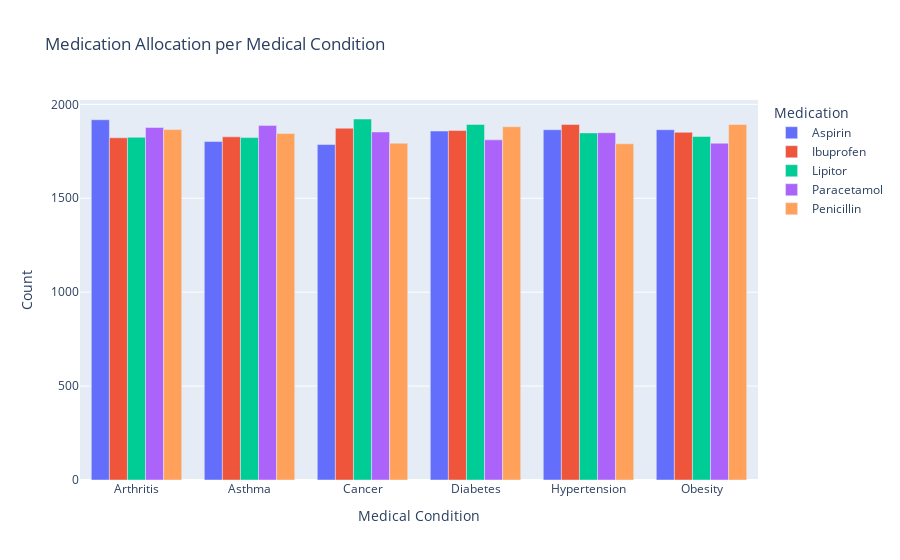

Notebook source saved alongside this figure:
### Markdown cell above
### how frequently is each medication given for each medical condition?

### Code cell
# how frequently is each medication given for each medical condition?

med_by_condition = df.groupby(["Medication", "Medical Condition"]).size().reset_index(name="Count")
# .groupby([group1_col, group2_col]) for multiple groupings 
# .size() = count for groups

# # plot
px.bar(med_by_condition, "Medical Condition", "Count", color="Medication", barmode='group',
       title = 'Medication Allocation per Medical Condition')

### Figure 1 — Plotly figure (JSON) as saved in the notebook; plotly's stock layout.template omitted (floating-point values rounded to 4 significant figures)
{"data": [{"alignmentgroup": "True", "hovertemplate": "Medication=Aspirin<br>Medical Condition=%{x}<br>Count=%{y}<extra></extra>", "legendgroup": "Aspirin", "marker": {"color": "#636efa", "pattern": {"shape": ""}}, "name": "Aspirin", "offsetgroup": "Aspirin", "orientation": "v", "showlegend": true, "textposition": "auto", "type": "bar", "x": ["Arthritis", "Asthma", "Cancer", "Diabetes", "Hypertension", "Obesity"], "xaxis": "x", "y": [1918, 1802, 1786, 1858, 1865, 1865], "yaxis": "y"}, {"alignmentgroup": "True", "hovertemplate": "Medication=Ibuprofen<br>Medical Condition=%{x}<br>Count=%{y}<extra></extra>", "legendgroup": "Ibuprofen", "marker": {"color": "#EF553B", "pattern": {"shape": ""}}, "name": "Ibuprofen", "offsetgroup": "Ibuprofen", "orientation": "v", "showlegend": true, "textposition": "auto", "type": "bar", "x": ["Arthritis", "Asthma", "Cancer", "Diabetes", "Hypertension", "Obesity"], "xaxis": "x", "y": [1822, 1827, 1873, 1861, 1893, 1851], "yaxis": "y"}, {"alignmentgroup": "True", "hovertemplate": "Medication=Lipitor<br>Medical Condition=%{x}<br>Count=%{y}<extra></extra>", "legendgroup": "Lipitor", "marker": {"color": "#00cc96", "pattern": {"shape": ""}}, "name": "Lipitor", "offsetgroup": "Lipitor", "orientation": "v", "showlegend": true, "textposition": "auto", "type": "bar", "x": ["Arthritis", "Asthma", "Cancer", "Diabetes", "Hypertension", "Obesity"], "xaxis": "x", "y": [1825, 1823, 1922, 1893, 1848, 1829], "yaxis": "y"}, {"alignmentgroup": "True", "hovertemplate": "Medication=Paracetamol<br>Medical Condition=%{x}<br>Count=%{y}<extra></extra>", "legendgroup": "Paracetamol", "marker": {"color": "#ab63fa", "pattern": {"shape": ""}}, "name": "Paracetamol", "offsetgroup": "Paracetamol", "orientation": "v", "showlegend": true, "textposition": "auto", "type": "bar", "x": ["Arthritis", "Asthma", "Cancer", "Diabetes", "Hypertension", "Obesity"], "xaxis": "x", "y": [1877, 1888, 1853, 1811, 1849, 1793], "yaxis": "y"}, {"alignmentgroup": "True", "hovertemplate": "Medication=Penicillin<br>Medical Condition=%{x}<br>Count=%{y}<extra></extra>", "legendgroup": "Penicillin", "marker": {"color": "#FFA15A", "pattern": {"shape": ""}}, "name": "Penicillin", "offsetgroup": "Penicillin", "orientation": "v", "showlegend": true, "textposition": "auto", "type": "bar", "x": ["Arthritis", "Asthma", "Cancer", "Diabetes", "Hypertension", "Obesity"], "xaxis": "x", "y": [1866, 1845, 1793, 1881, 1790, 1893], "yaxis": "y"}], "layout": {"barmode": "group", "legend": {"title": {"text": "Medication"}, "tracegroupgap": 0}, "title": {"text": "Medication Allocation per Medical Condition"}, "xaxis": {"anchor": "y", "domain": [0, 1], "title": {"text": "Medical Condition"}}, "yaxis": {"anchor": "x", "domain": [0, 1], "title": {"text": "Count"}}}}
